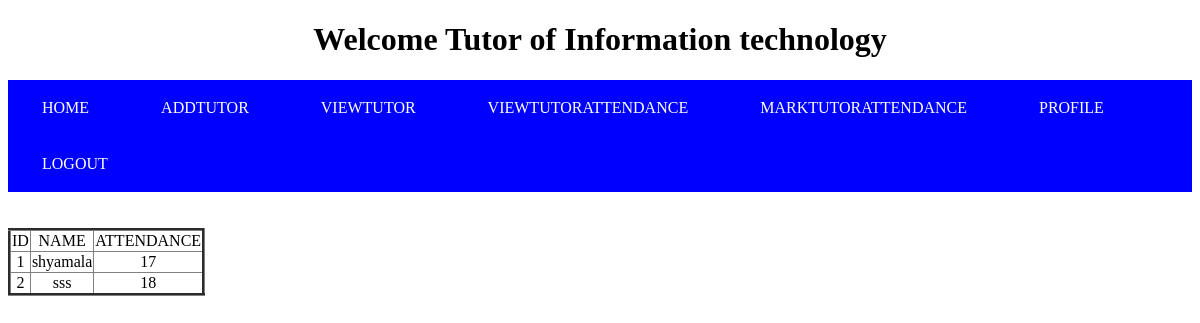
Page /viewtutorattendance (signed in) on the committed database.
### tables this page shows
CREATE TABLE addtutor (id INTEGER PRIMARY KEY AUTOINCREMENT, NAME TEXT NOT NULL,PASSWORD TEXT NOT NULL,USERNAME TEXT NOT NULL, DEPARTMENT TEXT NOT NULL, QUALIFICATION TEXT NOT NULL,ADDRESS TEXT NOT NULL,ATTENDANCE TEXT NOT NULL);

### app.py (the view)
@app.route('/viewtutorattendance')
def viewtutorattend():
    con = sqlite3.connect('psglogin.db')
    con.row_factory = sqlite3.Row
    cur = con.cursor()
    dept = session.get('dept')
    cur.execute('select id,name,attendance,? from addtutor where department=?', (dept, dept))
    rows = cur.fetchall()
    return render_template("viewtutorattendance.html", rows=rows,dept=dept)

### templates/viewtutorattendance.html (shortened to what this page needs)
<!DOCTYPE html>
<html>
    <head>
    </head>
    <body>
    <h1>Welcome Tutor of {{dept}}</h1>
    <nav>
            <a href="/check">HOME</a>
            <a href="/addtutor">ADDTUTOR</a>
            <a href="/viewtutor">VIEWTUTOR</a>
            <a href="/viewtutorattendance">VIEWTUTORATTENDANCE</a>
            <a href="/markingtutorattendance">MARKTUTORATTENDANCE</a>
            <a href="/hodprofile">PROFILE</a>
            <a href="/logouthod">LOGOUT</a>
        </nav>
        <br><br>
        <table border="3">
        <tr>
            <td>ID</td>
            <td>NAME</td>
            <td>ATTENDANCE</td>
        </tr>
        {% for row in rows%}
        <tr>
            <td>{{row["id"]}}</td>
            <td>{{row["NAME"]}}</td>
            <td>{{row["ATTENDANCE"]}}</td>
        </tr>
        {% endfor %}
        </table>
        <br><br>
    </body>
</html>

### templates/viewtutorattendance.html (style rules this page uses)
body { background-image:url(' https://images.unsplash.com/photo-1523821741446-edb2b68bb7a0?ixlib=rb-1.2.1&auto=format&fit=crop&w=1950&q=80'); background-repeat:no-repeat; background-size:cover; background-attachment:fix; }
nav { background-color:blue; width:auto; }
nav a { font-family:Verdana; background-color: blue; border: none; color: white; padding: 15px 32px; text-align: center; text-decoration: none; display: inline-block; font-size: 16px; margin: 4px 2px; cursor: pointer; }
h1 { text-align:center; color:black; }
a { text-decoration: none; color:black; }
table,td,tr { text-align:center; border-collapse:collapse; }

### rows in the picture
addtutor: id "1", NAME "shyamala", ATTENDANCE "17"
addtutor: id "2", NAME "sss", ATTENDANCE "18"

### other values in the picture
{{ dept }} "Information technology"
